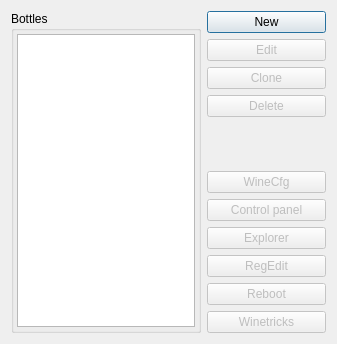
<?xml version="1.0" encoding="UTF-8"?>
<ui version="4.0">
 <class>WBSettings</class>
 <widget class="QDialog" name="WBSettings">
  <property name="geometry">
   <rect>
    <x>0</x>
    <y>0</y>
    <width>337</width>
    <height>344</height>
   </rect>
  </property>
  <property name="windowTitle">
   <string>Settings</string>
  </property>
  <layout class="QGridLayout" name="gridLayout_3">
   <item row="0" column="1">
    <layout class="QVBoxLayout" name="verticalLayout_3">
     <item>
      <layout class="QVBoxLayout" name="verticalLayout">
       <item>
        <widget class="QPushButton" name="bottle_new">
         <property name="text">
          <string>New</string>
         </property>
        </widget>
       </item>
       <item>
        <widget class="QPushButton" name="bottle_edit">
         <property name="enabled">
          <bool>false</bool>
         </property>
         <property name="text">
          <string>Edit</string>
         </property>
        </widget>
       </item>
       <item>
        <widget class="QPushButton" name="bottle_clone">
         <property name="enabled">
          <bool>false</bool>
         </property>
         <property name="text">
          <string>Clone</string>
         </property>
        </widget>
       </item>
       <item>
        <widget class="QPushButton" name="bottle_delete">
         <property name="enabled">
          <bool>false</bool>
         </property>
         <property name="text">
          <string>Delete</string>
         </property>
        </widget>
       </item>
      </layout>
     </item>
     <item>
      <layout class="QVBoxLayout" name="verticalLayout_2">
       <item>
        <spacer name="verticalSpacer">
         <property name="orientation">
          <enum>Qt::Vertical</enum>
         </property>
         <property name="sizeType">
          <enum>QSizePolicy::Maximum</enum>
         </property>
         <property name="sizeHint" stdset="0">
          <size>
           <width>20</width>
           <height>40000</height>
          </size>
         </property>
        </spacer>
       </item>
       <item>
        <widget class="QPushButton" name="bottle_winecfg">
         <property name="enabled">
          <bool>false</bool>
         </property>
         <property name="text">
          <string>WineCfg</string>
         </property>
        </widget>
       </item>
       <item>
        <widget class="QPushButton" name="bottle_cp">
         <property name="enabled">
          <bool>false</bool>
         </property>
         <property name="text">
          <string>Control panel</string>
         </property>
        </widget>
       </item>
       <item>
        <widget class="QPushButton" name="bottle_explorer">
         <property name="enabled">
          <bool>false</bool>
         </property>
         <property name="text">
          <string>Explorer</string>
         </property>
        </widget>
       </item>
       <item>
        <widget class="QPushButton" name="bottle_regedit">
         <property name="enabled">
          <bool>false</bool>
         </property>
         <property name="text">
          <string>RegEdit</string>
         </property>
        </widget>
       </item>
       <item>
        <widget class="QPushButton" name="bottle_reboot">
         <property name="enabled">
          <bool>false</bool>
         </property>
         <property name="text">
          <string>Reboot</string>
         </property>
        </widget>
       </item>
       <item>
        <widget class="QPushButton" name="bottle_winetricks">
         <property name="enabled">
          <bool>false</bool>
         </property>
         <property name="text">
          <string>Winetricks</string>
         </property>
        </widget>
       </item>
      </layout>
     </item>
    </layout>
   </item>
   <item row="0" column="0">
    <widget class="QGroupBox" name="bottles_box">
     <property name="minimumSize">
      <size>
       <width>190</width>
       <height>0</height>
      </size>
     </property>
     <property name="maximumSize">
      <size>
       <width>190</width>
       <height>16777215</height>
      </size>
     </property>
     <property name="font">
      <font>
       <weight>50</weight>
       <bold>false</bold>
      </font>
     </property>
     <property name="title">
      <string>Bottles</string>
     </property>
     <layout class="QGridLayout" name="gridLayout">
      <property name="leftMargin">
       <number>3</number>
      </property>
      <property name="topMargin">
       <number>3</number>
      </property>
      <property name="rightMargin">
       <number>3</number>
      </property>
      <property name="bottomMargin">
       <number>3</number>
      </property>
      <property name="spacing">
       <number>2</number>
      </property>
      <item row="0" column="0">
       <widget class="QListWidget" name="bottles">
        <property name="font">
         <font>
          <weight>50</weight>
          <bold>false</bold>
         </font>
        </property>
       </widget>
      </item>
     </layout>
    </widget>
   </item>
  </layout>
 </widget>
 <resources/>
 <connections/>
</ui>
